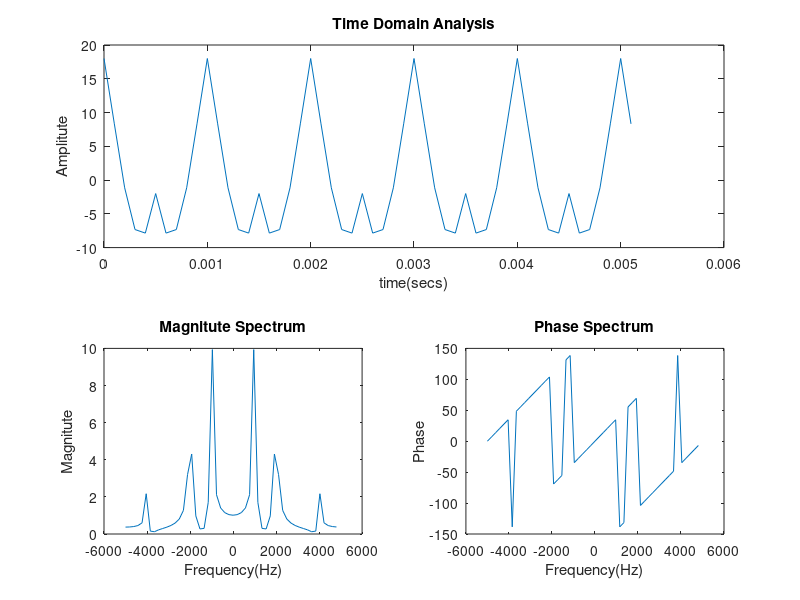

The MATLAB script that drew this image:
%Down Sampling
clear all;
Fi=50*10^3;
ti=[0:1/Fi:255/Fi]; %63,127,255 for different number of samples
xi=10*cos(2*pi*ti*10^3)+6*cos(2*pi*ti*2*10^3)+2*cos(2*pi*ti*4*10^3);
k=5;
Fs=Fi/k;
t=[0:1/Fs:floor(length(ti)/k)/Fs];
L=length(t);
for i=1:1:length(t)
    x(i)=xi(k*i-(k-1));
end
subplot(2,1,1);
plot(t,x);
title('Time Domain Analysis');
xlabel('time(secs)');
ylabel('Amplitute');

Xi=fft(xi);
X=fft(x);
% F=[0:Fs/L:Fs/2-Fs/L,-Fs/2:Fs/L:-Fs/L];
%plot(F,2*abs(X)/L);
F=-Fs/2:Fs/L:Fs/2-Fs/L;
Y=fftshift(X);    
subplot(2,2,3);
plot(F,2*abs(Y)/L);
title('Magnitute Spectrum');
xlabel('Frequency(Hz)');
ylabel('Magnitute');

subplot(2,2,4);
plot(F,180*angle(Y)/pi);
title('Phase Spectrum');
xlabel('Frequency(Hz)');
ylabel('Phase');